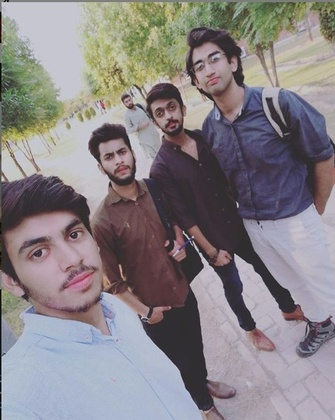
%> input picture Illustrations/testImage.jpg, 335 x 420 px, shrunk from 475 x 595 before the run
$ octave code.m   (GNU Octave 9; MATLAB toolbox functions it lacks are replaced by stand-ins)
%> lines starting %> are read from the running program, lines starting %| are printed output that depends on the picture; in (x1, y1, x2, y2) boxes, pixels count from 0 and x2, y2 are one past the last pixel; in counts of white or black regions, pixels touching at a corner belong together; the program's own positions count from 1
%% Author: Najam Khalil
% Computer Engineer
% Email: najamkhalil123@gmail.com

clc;clear all;close all;
im=rgb2gray(imread('testImage.jpg'));
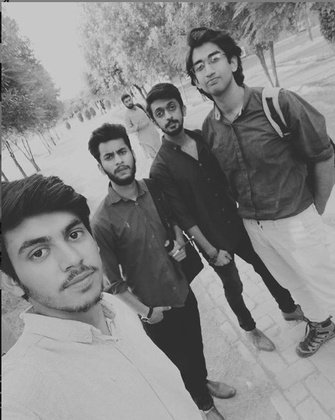
%> im: size 420x335 uint8; min 0, max 216, mean 132.5
[r,c]=size(im);
%> r = 420; c = 335
bin=zeros(size(im));
for x=1:r
   for y=1:c
    if(im(x,y)>125)
        bin(x,y)=1;
    else
        bin(x,y)=0;
    end
   end
end
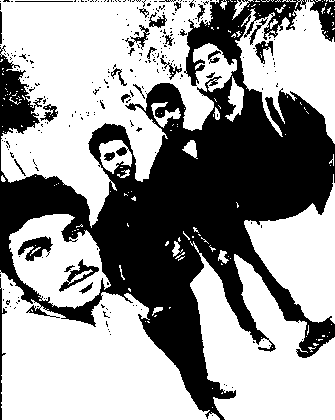
%> bin: size 420x335 double; values 0 (black) and 1 (white), 60.2% white; 269 black regions (239 under 20 px), largest, box (x1, y1, x2, y2) and area: (0, 0, 335, 420) 51929, (310, 0, 335, 42) 573, (18, 236, 53, 261) 447
imshow(bin,[])
